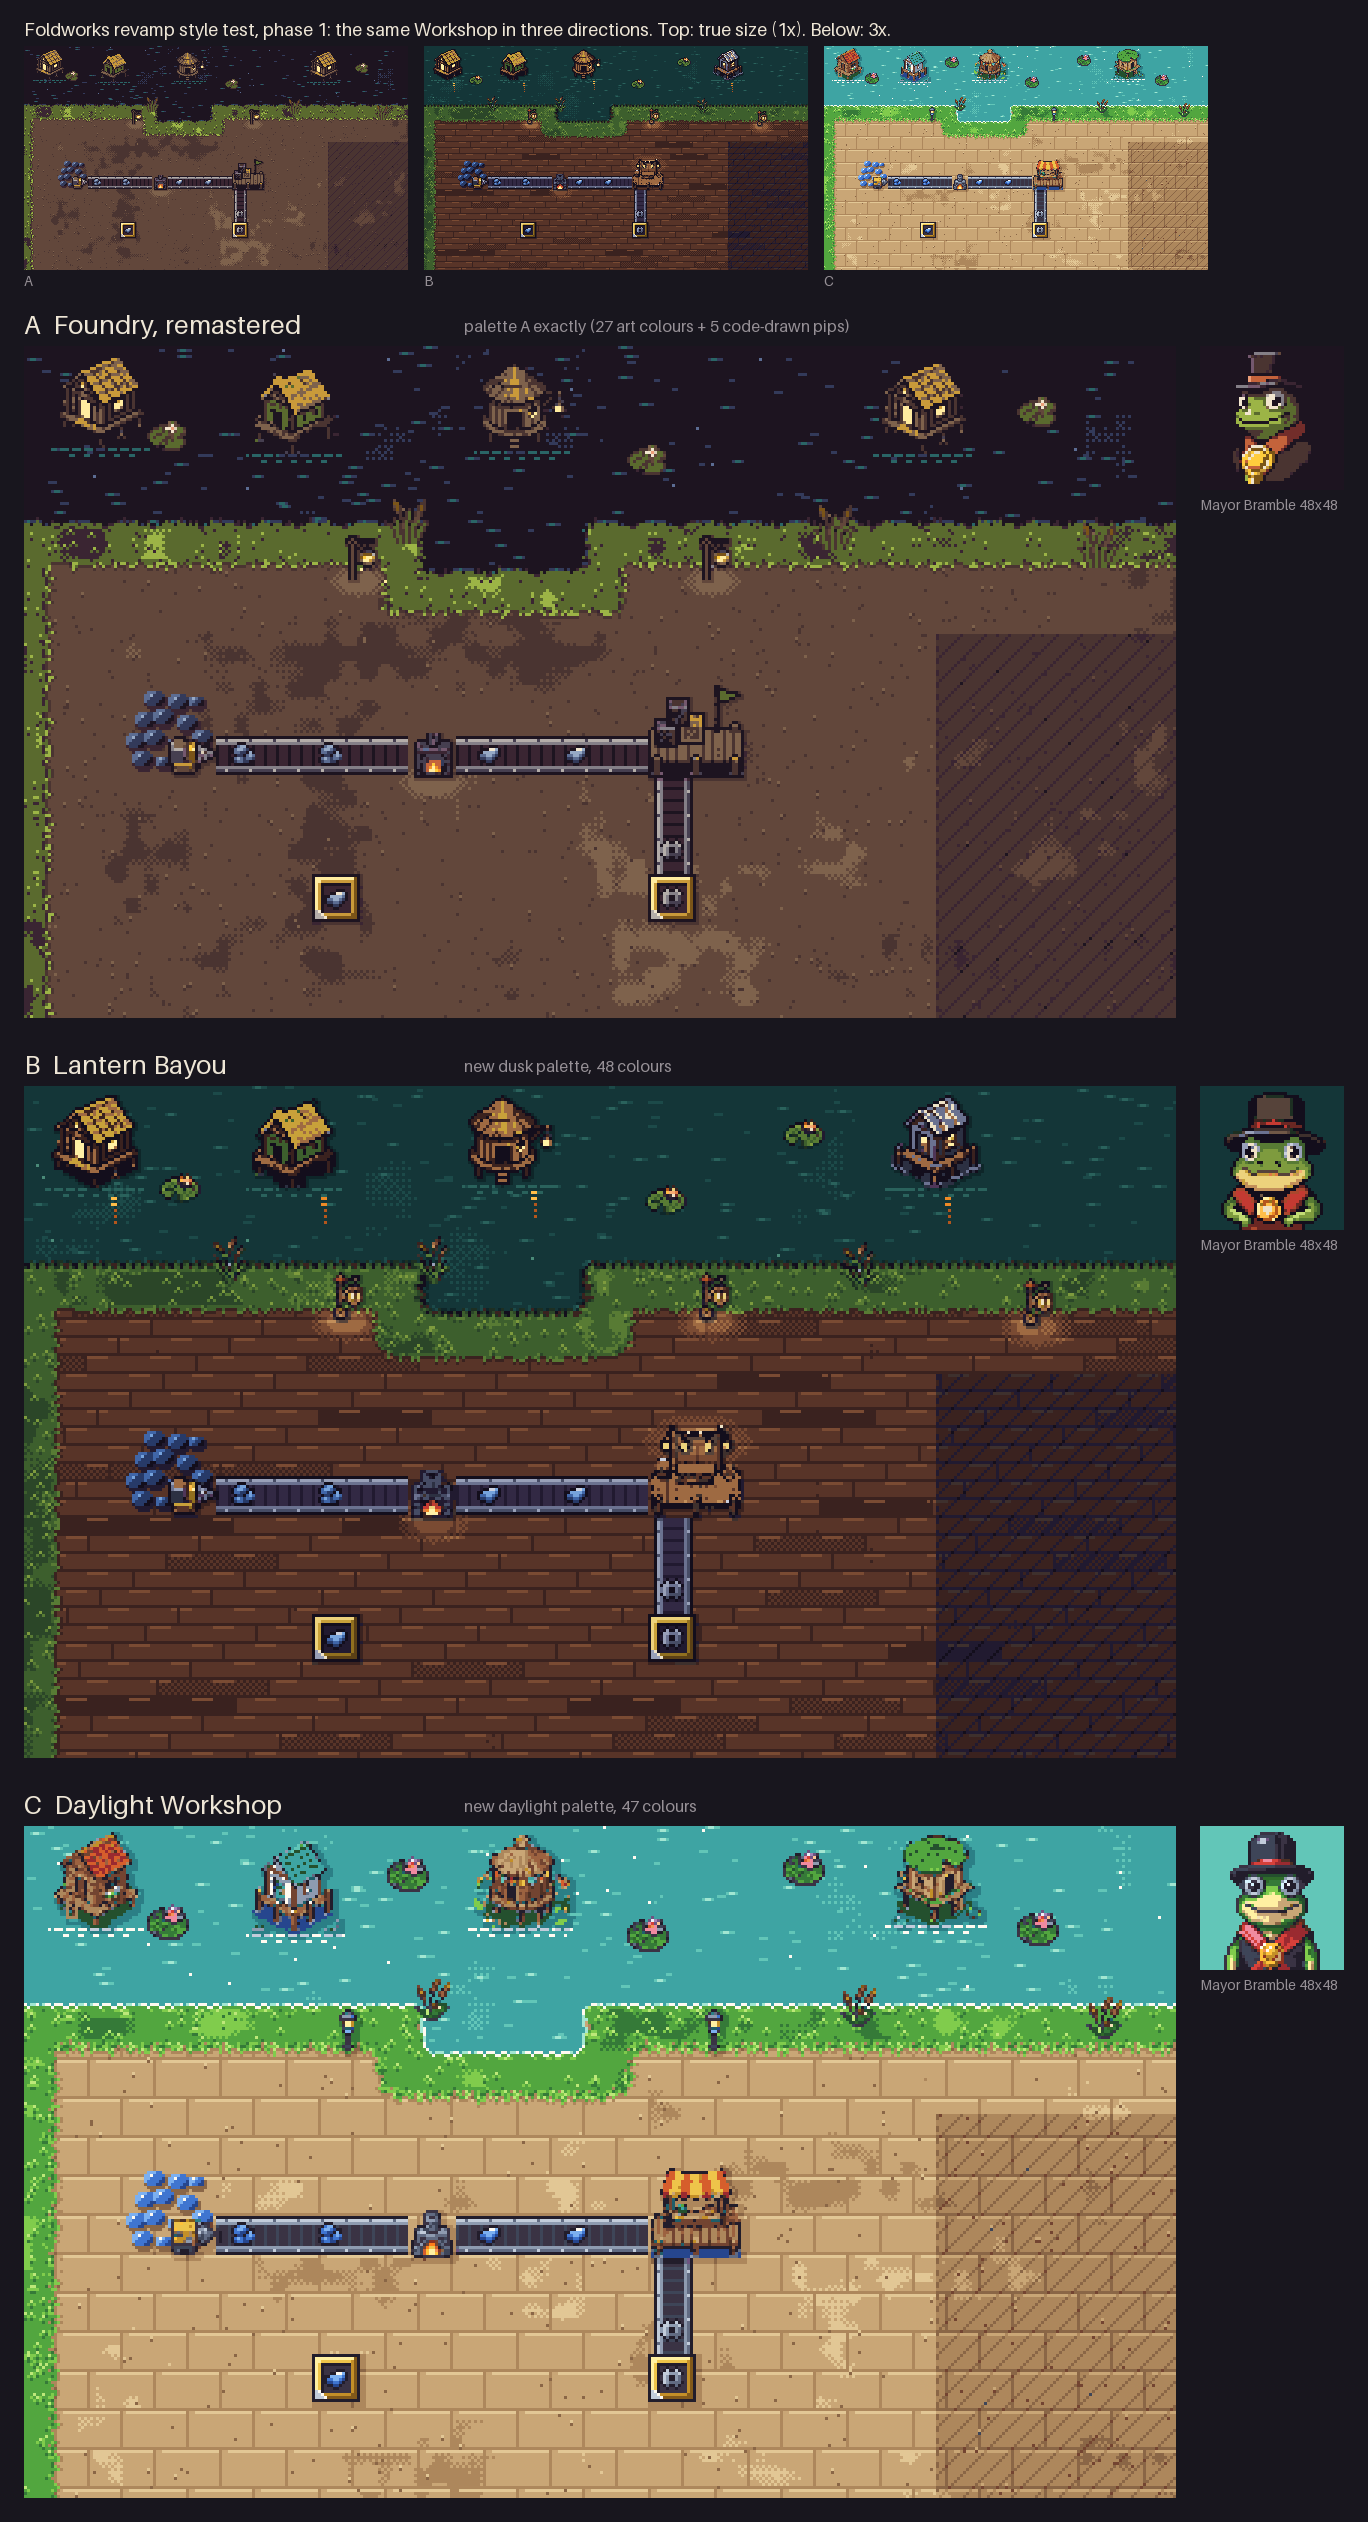

The script that saved this image:
"""The contact sheet: the three directions' scenes at 3x, stacked with labels, each with its
Mayor Bramble portrait at 3x, plus a strip of the three scenes at true 1x size.
Run after A/B/C build.py: python contact.py"""
from pathlib import Path

from PIL import Image, ImageDraw, ImageFont

HERE = Path(__file__).resolve().parent
DIRS = [("A", "Foundry, remastered", "palette A exactly (27 art colours + 5 code-drawn pips)"),
        ("B", "Lantern Bayou", "new dusk palette, 48 colours"),
        ("C", "Daylight Workshop", "new daylight palette, 47 colours")]
BG = (24, 22, 30, 255)
FG = (238, 230, 214, 255)
DIM = (150, 144, 150, 255)


def font(n):
    try:
        return ImageFont.load_default(size=n)
    except TypeError:
        return ImageFont.load_default()


def main():
    scenes = [Image.open(HERE / d / "scene.png").convert("RGBA") for d, _, _ in DIRS]
    ports = [Image.open(HERE / d / "portrait_bramble.png").convert("RGBA") for d, _, _ in DIRS]
    sw, sh = scenes[0].width * 3, scenes[0].height * 3
    pw = 48 * 3
    pad, head = 24, 44
    W = pad + sw + pad + pw + pad
    strip_h = scenes[0].height + 30
    H = pad + strip_h + len(DIRS) * (head + sh + pad) + pad
    out = Image.new("RGBA", (W, H), BG)
    d = ImageDraw.Draw(out)
    d.text((pad, pad - 6), "Foldworks revamp style test, phase 1: the same Workshop in three directions. "
           "Top: true size (1x). Below: 3x.", fill=FG, font=font(18))
    x = pad
    for (k, name, _), s in zip(DIRS, scenes):
        out.alpha_composite(s, (x, pad + 22))
        d.text((x, pad + 22 + s.height + 2), k, fill=DIM, font=font(14))
        x += s.width + 16
    y = pad + strip_h + pad
    for (k, name, note), s, p in zip(DIRS, scenes, ports):
        d.text((pad, y + 6), f"{k}  {name}", fill=FG, font=font(26))
        d.text((pad + 440, y + 14), note, fill=DIM, font=font(16))
        y += head
        out.alpha_composite(s.resize((sw, sh), Image.NEAREST), (pad, y))
        pbg = Image.new("RGBA", (48, 48), s.getpixel((2, 2)))
        pbg.alpha_composite(p)
        out.alpha_composite(pbg.resize((pw, pw), Image.NEAREST), (pad + sw + pad, y))
        d.text((pad + sw + pad, y + pw + 6), "Mayor Bramble 48x48", fill=DIM, font=font(14))
        y += sh + pad
    out.save(HERE / "contact.png")
    print(out.size)


if __name__ == "__main__":
    main()
